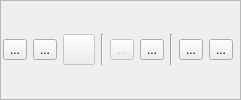
      <widget class="QFrame" name="frame_project">
       <property name="frameShape">
        <enum>QFrame::StyledPanel</enum>
       </property>
       <property name="frameShadow">
        <enum>QFrame::Raised</enum>
       </property>
       <layout class="QGridLayout" name="gridLayout_26">
        <property name="leftMargin">
         <number>2</number>
        </property>
        <property name="topMargin">
         <number>2</number>
        </property>
        <property name="rightMargin">
         <number>2</number>
        </property>
        <property name="bottomMargin">
         <number>2</number>
        </property>
        <item row="0" column="0">
         <layout class="QHBoxLayout" name="horizontalLayout_23">
          <item>
           <layout class="QHBoxLayout" name="horizontalLayout_22">
            <item>
             <widget class="QToolButton" name="toolButton_NewProject">
              <property name="toolTip">
               <string>New project</string>
              </property>
              <property name="text">
               <string>...</string>
              </property>
              <property name="icon">
               <iconset resource="resources.qrc">
                <normaloff>:/plugins/pflip_uav_pafyc/icons/db_add.png</normaloff>:/plugins/pflip_uav_pafyc/icons/db_add.png</iconset>
              </property>
              <property name="iconSize">
               <size>
                <width>24</width>
                <height>24</height>
               </size>
              </property>
             </widget>
            </item>
            <item>
             <widget class="QToolButton" name="toolButton_OpenProject">
              <property name="enabled">
               <bool>true</bool>
              </property>
              <property name="toolTip">
               <string>Open project</string>
              </property>
              <property name="text">
               <string>...</string>
              </property>
              <property name="icon">
               <iconset resource="resources.qrc">
                <normaloff>:/plugins/pflip_uav_pafyc/icons/folder_yellow.png</normaloff>:/plugins/pflip_uav_pafyc/icons/folder_yellow.png</iconset>
              </property>
              <property name="iconSize">
               <size>
                <width>24</width>
                <height>24</height>
               </size>
              </property>
             </widget>
            </item>
            <item>
             <widget class="QToolButton" name="toolButton_editProject">
              <property name="enabled">
               <bool>false</bool>
              </property>
              <property name="toolTip">
               <string>Edit project</string>
              </property>
              <property name="text">
               <string/>
              </property>
              <property name="icon">
               <iconset resource="resources.qrc">
                <normaloff>:/plugins/pflip_uav_pafyc/icons/mActionProjectProperties.png</normaloff>:/plugins/pflip_uav_pafyc/icons/mActionProjectProperties.png</iconset>
              </property>
              <property name="iconSize">
               <size>
                <width>24</width>
                <height>24</height>
               </size>
              </property>
             </widget>
            </item>
           </layout>
          </item>
          <item>
           <widget class="Line" name="line_2">
            <property name="orientation">
             <enum>Qt::Vertical</enum>
            </property>
           </widget>
          </item>
          <item>
           <layout class="QHBoxLayout" name="horizontalLayout_20">
            <item>
             <widget class="QToolButton" name="toolButton_qutline">
              <property name="enabled">
               <bool>false</bool>
              </property>
              <property name="toolTip">
               <string>Qutline tool</string>
              </property>
              <property name="text">
               <string>...</string>
              </property>
              <property name="icon">
               <iconset resource="resources.qrc">
                <normaloff>:/plugins/pflip_uav_pafyc/icons/vectorgfx.png</normaloff>:/plugins/pflip_uav_pafyc/icons/vectorgfx.png</iconset>
              </property>
              <property name="iconSize">
               <size>
                <width>24</width>
                <height>24</height>
               </size>
              </property>
             </widget>
            </item>
            <item>
             <widget class="QToolButton" name="toolButton_virtualSlopeDtm">
              <property name="toolTip">
               <string>Virtual slope DTM tool</string>
              </property>
              <property name="text">
               <string>...</string>
              </property>
              <property name="icon">
               <iconset resource="resources.qrc">
                <normaloff>:/plugins/pflip_uav_pafyc/icons/mdt32x32.png</normaloff>:/plugins/pflip_uav_pafyc/icons/mdt32x32.png</iconset>
              </property>
              <property name="iconSize">
               <size>
                <width>24</width>
                <height>24</height>
               </size>
              </property>
             </widget>
            </item>
           </layout>
          </item>
          <item>
           <widget class="Line" name="line_3">
            <property name="orientation">
             <enum>Qt::Vertical</enum>
            </property>
           </widget>
          </item>
          <item>
           <layout class="QHBoxLayout" name="horizontalLayout">
            <item>
             <widget class="QToolButton" name="toolButton_Help">
              <property name="toolTip">
               <string>Help</string>
              </property>
              <property name="text">
               <string>...</string>
              </property>
              <property name="icon">
               <iconset resource="resources.qrc">
                <normaloff>:/plugins/pflip_uav_pafyc/icons/help.png</normaloff>:/plugins/pflip_uav_pafyc/icons/help.png</iconset>
              </property>
              <property name="iconSize">
               <size>
                <width>24</width>
                <height>24</height>
               </size>
              </property>
             </widget>
            </item>
            <item>
             <widget class="QToolButton" name="toolButton_About">
              <property name="toolTip">
               <string>About</string>
              </property>
              <property name="text">
               <string>...</string>
              </property>
              <property name="icon">
               <iconset resource="resources.qrc">
                <normaloff>:/plugins/pflip_uav_pafyc/icons/info.png</normaloff>:/plugins/pflip_uav_pafyc/icons/info.png</iconset>
              </property>
              <property name="iconSize">
               <size>
                <width>24</width>
                <height>24</height>
               </size>
              </property>
             </widget>
            </item>
            <item>
             <spacer name="horizontalSpacer_2">
              <property name="orientation">
               <enum>Qt::Horizontal</enum>
              </property>
              <property name="sizeHint" stdset="0">
               <size>
                <width>5</width>
                <height>20</height>
               </size>
              </property>
             </spacer>
            </item>
           </layout>
          </item>
         </layout>
        </item>
       </layout>
      </widget>
